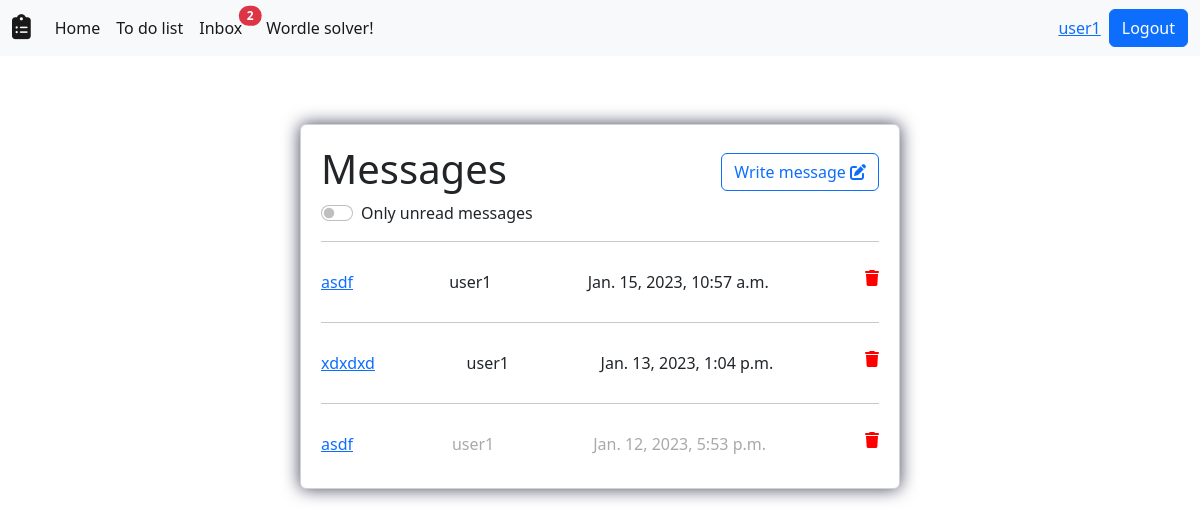
Before: /users/inbox/1/ (signed in) with the older database file.
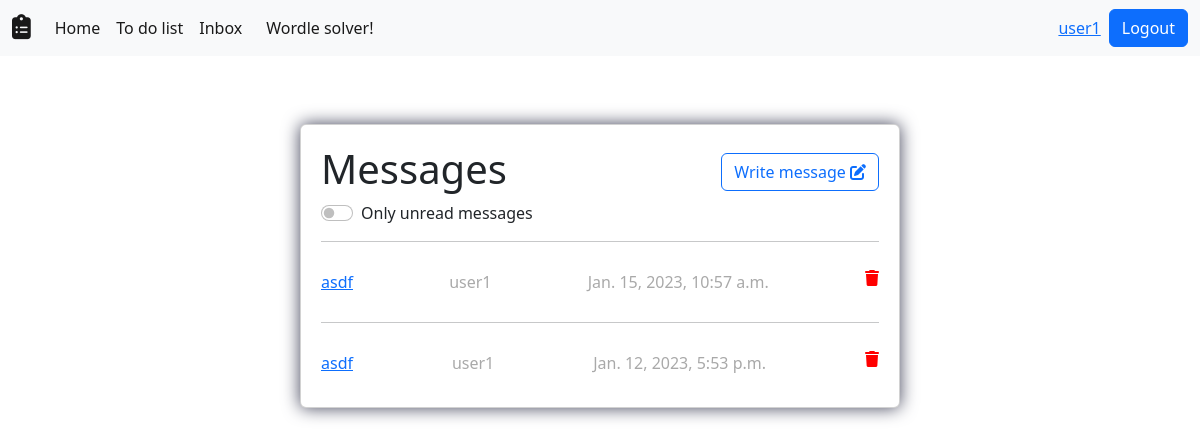
After: the same page with the newer database file.
### users/models.py (models this page shows)
class Profile(models.Model):
    user = models.OneToOneField(User, on_delete=models.CASCADE,blank=True,null=True)
    @property
    def unread_messages(self):
        unread = Message.objects.filter(recipient=self.user,is_read=False).count()
        return unread

class Message(models.Model):
    sender = models.ForeignKey(User, on_delete=models.CASCADE,null=True,blank=True)
    recipient = models.ForeignKey(User, on_delete=models.CASCADE,related_name='recipient',null=True,blank=True)
    title = models.CharField(max_length=100)
    body = models.TextField(max_length=500,blank=True,null=True)
    is_read = models.BooleanField(default=False)
    created = models.DateTimeField(auto_now_add=True)
    id = models.UUIDField(default=uuid.uuid4,unique=True,primary_key=True,editable=False)
    class Meta:
        ordering = ['is_read','-created']

### users/views.py (the view)
# urls.py: path('inbox/<int:page>/',views.inbox,name='inbox'),
@login_required(login_url='login')
def inbox(request,page):
    if request.GET:
        try:
            request.GET['checked'] == 'on'
            checkbox_value = 'checked'
            try:
                message_id = request.GET['message_id']
                message = Message.objects.get(id=message_id)
                message.delete()
            except:
                pass
            user_messages = Message.objects.filter(recipient=request.user,is_read=False)
        except:
            message_id = request.GET['message_id']
            message = Message.objects.get(id=message_id)
            message.delete()
            checkbox_value = ''
            user_messages = Message.objects.filter(recipient=request.user)
    else:
        checkbox_value = ''
        user_messages = Message.objects.filter(recipient=request.user)
    paginator = Paginator(user_messages,5)
    if page != 1:
        if paginator.page(page - 1).has_next() == False:
            page -= 1
    user_messages_paginated = paginator.page(page)
    context = {'user_messages':user_messages_paginated,
                'paginator':paginator,
                'current_page':page,
                'checkbox_value':checkbox_value}
    return render(request,'users/inbox.html',context)

### users/templates/users/inbox.html (shortened to what this page needs)
{% extends 'base.html' %}
{% block content %}
<div class="center">
    <div class="card">
        <div class="card_head">
            <h1>Messages</h1>
            <form action="{% url 'inbox' current_page %}" method="get" name='theForm'>
                <div class="form-check form-switch">
                    <input class="form-check-input" type="checkbox" role='switch' name="checked" value='on' id="show_unread" {{checkbox_value}} data-checked={{checkbox_value}}>
                    <label class="form-check-label" for="show_unread">
                      Only unread messages
                    </label>
                </div>
            </form>
            <a class='add_task btn btn-outline-primary' role='button' href="{% url 'message_form' current_page False %}">Write message <i class="fa-solid fa-pen-to-square"></i></a>
        </div>
        {% for message in user_messages %}
        <hr>
        {% if message.is_read == False %}
        <div class="message">
            <a class='task_title' href="{% url 'single_message' message.id %}?page={{current_page}}"><p>{{message.title}}</p></a>
            <p>{{message.sender}}</p>
            <p>{{message.created}}</p>
            <form action="" method="get">
                <a class='task_delete' href="{% url 'delete_message' message.id %}?fast_delete=True&page={{current_page}}"><i class="fa-solid fa-trash"></i></a>
            </form>
        </div>
        {% else %}
        <div class="message" style='color:	#A9A9A9;'>
            <a class='task_title' href="{% url 'single_message' message.id %}?page={{current_page}}"><p>{{message.title}}</p></a>
            <p>{{message.sender}}</p>
            <p>{{message.created}}</p>
            <form action="" method="get">
                <a class='task_delete' href="{% url 'delete_message' message.id %}?fast_delete=True&page={{current_page}}"><i class="fa-solid fa-trash"></i></a>
            </form>
        </div>
        {% endif %}
        {% endfor %}
    </div>
</div>
{% endblock content %}

### templates/base.html (shortened to what this page needs)
<html lang="en">
    {% load static %}
<head>
    <link rel="stylesheet" href={% static 'main.css' %} type='text/css'>
    <link href="https://cdn.jsdelivr.net/npm/bootstrap@5.2.3/dist/css/bootstrap.min.css" rel="stylesheet">
</head>
<body>
    <nav class="navbar navbar-expand-lg bg-light">
        <div class="container-fluid">
            <a class="navbar-brand" href="{% url 'home' %}">
                <i class="fa-solid fa-clipboard-list fa-lg" id='logo'></i>
            </a>
          <div class="collapse navbar-collapse" id="navbarSupportedContent">
            <ul class="navbar-nav me-auto mb-2 mb-lg-0">
              <li class="nav-item">
                <a class="nav-link active" aria-current="page" href="{% url 'home' %}">Home</a>
              </li>
              <li class="nav-item">
                <a class="nav-link active" href="{% url 'to_do_list' 1 %}">To do list</a>
              </li>
              <li class="nav-item"  style='margin-right:.5em;'>
                <a class="nav-link active" href="{% url 'inbox' 1 %}" style='position:relative;'>Inbox
                  {% if request.user.profile.unread_messages > 0 %}
                    <span class="position-absolute top-10 start-100 translate-middle badge rounded-pill bg-danger">
                      {{request.user.profile.unread_messages}}
                    </span>
                  {% endif %}
                </a>
              </li>
              <li class="nav-item">
                <a class="nav-link active" href="{% url 'wordle_solver' %}">Wordle solver!</a>
              </li>
            </ul>
            {% if user.is_authenticated %}
                <a href={% url 'account' %}>{{request.user.username}}</a>
                <a class="btn btn-primary ms-2" href="{% url 'logout' %}" role="button">Logout</a>
            {% else %}
                <a class="btn btn-outline-primary " href="{% url 'login' %}" role="button">Login</a>
                <a class="btn btn-primary ms-2" href="{% url 'register' %}" role="button">Register</a>
            {% endif %}
          </div>
        </div>
    </nav>
{% block content %}
{% endblock content %}
</body>
</html>

### static/main.css (style rules this page uses)
body { background-color:#FFFAFA; height:auto; font-family: Tahoma; }
.center { display: flex; flex-direction: column; justify-content: center; align-items: center; height: 80vh; height:auto; margin:3em 0 3em 0; }
.card { background-color: #F5F5F5; -webkit-box-shadow: 0px 0px 17px 0px rgba(66, 68, 90, 1); -moz-box-shadow: 0px 0px 17px 0px rgba(66, 68, 90, 1); box-shadow: 0px 0px 17px 0px rgba(66, 68, 90, 1); border-radius: 10px; margin: 20px; padding: 20px; width: 600px; flex-direction: column; flex-direction: row; position: relative; }
.card_head { height: 5em; position: relative; }
.add_task { position:absolute; right: 0px; top: .5em; }
.message { display:flex; height: 3em; padding-top: 0.75em; flex-wrap: wrap; justify-content: space-between; }
.task_title { left: 2em; top: 0.75em; }
.task_delete { top: 1em; right: 2em; color:red; }

Changed rows visible on the page:
removed Message: title "xdxdxd", sender "user1", created "Jan. 13, 2023, 1:04 p.m."
changed Message "Jan. 15, 2023, 10:57 a.m.": is_read False → True (drawn)
Other visible differences:
{{ request.user.profile.unread_messages }}: "2" → (not shown)
